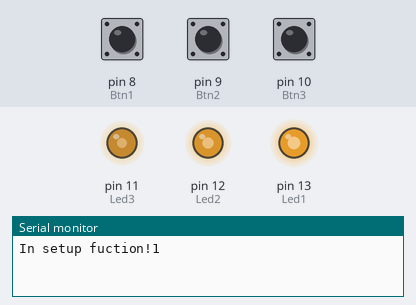
Recording of a sketch running on a simulated Arduino Uno, built with avr-gcc and run on an emulated ATmega328P. Parts: output pins drawn as LEDs (lit = HIGH), the last lines printed to the serial monitor. The inputs (shaded band) are chosen by the test bench; at power-on: pin 8 (Btn1) HIGH, pin 10 (Btn3) HIGH, pin 9 (Btn2) HIGH.

Above: at 1.2 s.
1.3 s: pin 8 (Btn1) pulled LOW for 0.15 s
At 2.7 s:
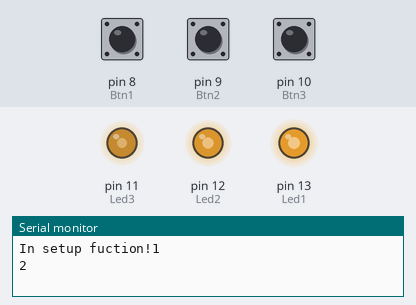
3.0 s: pin 10 (Btn3) pulled LOW for 0.15 s
At 3.1 s:
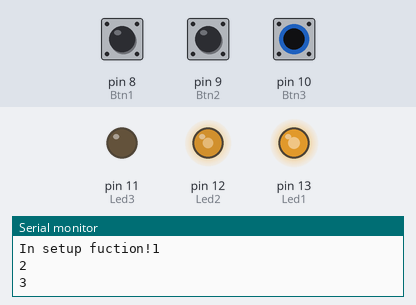
4.6 s: pin 10 (Btn3) pulled LOW for 1 s
At 6.6 s:
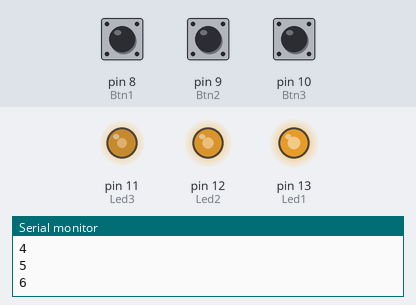
7.1 s: pin 10 (Btn3) pulled LOW for 0.15 s
At 8.4 s:
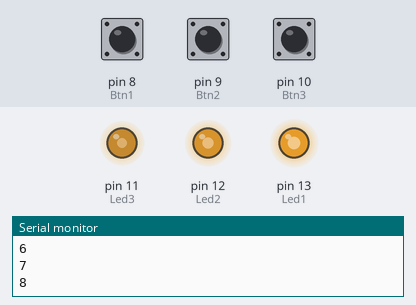
8.8 s: pin 9 (Btn2) pulled LOW for 0.15 s
At 10.1 s:
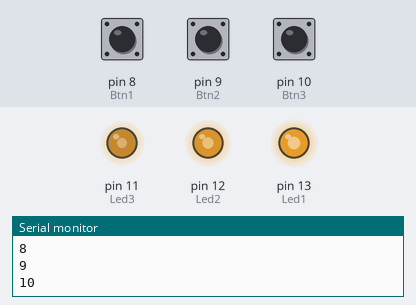
10.5 s: pin 8 (Btn1) pulled LOW for 1 s
At 11.1 s:
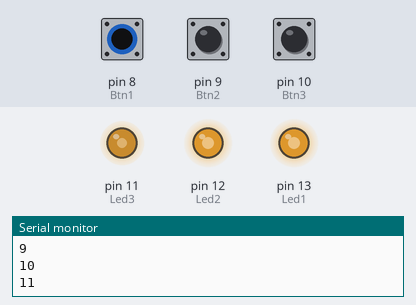
Timing chart, 0 to 13.5 s (numbered marks = the images above; inputs shaded):
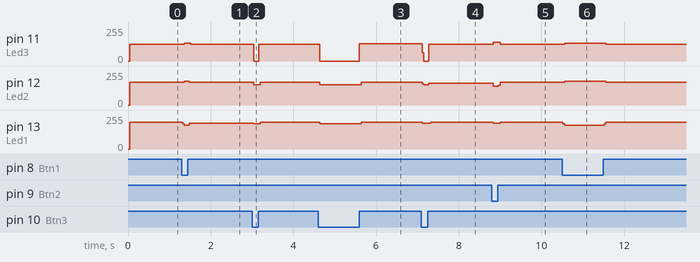

The sketch:

TP2_E1_Tudo.ino
```cpp
//////////////////////////////////////////////////////////////////////////////
// Ficha Prática 1 - Introdução ATMEGA (IO Digitais)
//////////////////////////////////////////////////////////////////////////////


/////////////////////////////////////////////////
// Ficha Prática 2 I/O Ports - Exercícios:
/////////////////////////////////////////////////

/////////////////////////////////////////////////
// Eduardo Miguel Moreira Junqueira nº30241 ERSC
/////////////////////////////////////////////////
/////////////////////////////////////////////////
// 2-Exercícios-Ex1:https://www.tinkercad.com/things/jyGnAK5dmEy/editel?sharecode=_Ox1ZvjMJl_uPxZmBEKowj7KomxjWBalJFgPR0w_L68
/////////////////////////////////////////////////

//////////////////////////////////////////////////////////////////
//Ex1:Exercício 1 Pretende-se implementar um sistema com 3 botões de pressão a funcionar
//como transdutores de entrada (sensor) e LEDs a funcionar como transdutores de saída
//(atuador) que cumpra com os seguintes requisitos:
//• Enquanto o botão 1 estiver pressionado o LED 1 deve permanecer aceso;
//• Enquanto o botão 2 estiver pressionado os LEDs 1 e 2 devem permanecer acesos;
//• Enquanto o botão 3 estiver pressionado os LEDs 1, 2 e 3 devem permanecer acesos.
//E todas as outras alineas aqui feitas:
//////////////////////////////////////////////////////////////////


// Pinos ARDUINO
#define Led1 13	// LED1 pin
#define Led2 12	// LED2 pin
#define Led3 11	// LED3 pin
#define Btn1 8	// BTN1 pin
#define Btn2 9	// BTN2 pin
#define Btn3 10	// BTN3 pin

// Pressed buton (1, 2 ou 3)
// Nr of active LEDs
int BtnNumber;

// Serial print counter value
int Cnt;

//Para a utilizacao da funcao millis
unsigned long previousMillis = 0; // Armazena o último tempo que a ação foi realizada
const long interval = 1000;       // Intervalo de 1 segundo (1000 ms)


////////////////////////////////////////////////////////////////
//  LedsInit - Set led pins as output
////////////////////////////////////////////////////////////////
void LedsInit()
{
  pinMode(Led1, OUTPUT);
  pinMode(Led2, OUTPUT);
  pinMode(Led3, OUTPUT);
}

////////////////////////////////////////////////////////////////
//  BtnsInit - Set buton pins as input
////////////////////////////////////////////////////////////////
void BtnsInit()
{
  pinMode(Btn1, INPUT);
  pinMode(Btn2, INPUT);
  pinMode(Btn3, INPUT);
}

////////////////////////////////////////////////////////////////
//  ReadButons - Read butons state
////////////////////////////////////////////////////////////////
int ReadButons()
{
  int NumButtonsPressed = 0;

  // Lê o estado dos botões
  if (digitalRead(Btn1) == LOW) { // Botão pressionado (assumindo botão pull-up)
    NumButtonsPressed++;
  }
  if (digitalRead(Btn2) == LOW) { // Botão pressionado
    NumButtonsPressed++;
  }
  if (digitalRead(Btn3) == LOW) { // Botão pressionado
    NumButtonsPressed++;
  }

  return NumButtonsPressed;
}


////////////////////////////////////////////////////////////////
//  ReadButons - Read butons state
////////////////////////////////////////////////////////////////
void UpdateLeds(int NumLEDsOn)
{
  // Desliga todos os LEDs primeiro
  digitalWrite(Led1, LOW);
  digitalWrite(Led2, LOW);
  digitalWrite(Led3, LOW);

// Acende os LEDs de acordo com o número de botões pressionados
  if (digitalRead(Btn1) == HIGH)
  {
    digitalWrite(Led1, HIGH);
  }
  if (digitalRead(Btn2) == HIGH)
  {
     digitalWrite(Led1, HIGH);
     digitalWrite(Led2, HIGH);
  }
  if (digitalRead(Btn3) == HIGH)
  {
    digitalWrite(Led1, HIGH);
    digitalWrite(Led2, HIGH);
    digitalWrite(Led3, HIGH);
  }

}

void setup()  	// Função de Inicialização
{

  // Porta serie para debug
  Serial.begin(9600);

  // LEDs initialization
  LedsInit();

  // Butons initialization
  BtnsInit();
	Serial.print("In setup fuction!");
}

void loop() 	// Loop de Controlo
{

  BtnNumber = ReadButons();
  UpdateLeds(BtnNumber);

   //delay(1000); // pauses the program for 1 seconds

  /*
  *A função millis() retorna o tempo em milissegundos desde que o Arduino foi iniciado.
  *Isso permite criar um temporizador que não bloqueia o código, o que significa que o Arduino pode continuar a executar outras tarefas enquanto espera que o tempo passe.
  */
  // Cálculo do tempo atual usando millis()
  unsigned long currentMillis = millis();

  // Se o intervalo de tempo passou (1 segundo neste caso), envia a informação pela porta série
  if (currentMillis - previousMillis >= interval)
  {
    previousMillis = currentMillis; // Atualiza o tempo de referência

    // Incrementa o contador e imprime no Serial Monitor
    Cnt++;
    Serial.println(Cnt);
  }

}
```

Measured:
- after the input at 1.3 s, pin 11 (Led3): 126/255 → 133/255 after 0.06 s, → 126/255 0.16 s later; pin 12 (Led2): 169/255 → 178/255 after 0.06 s, → 171/255 0.12 s later; pin 13 (Led1): 199/255 → 178/255 at once, → 194/255 0.16 s later
- after the input at 3.0 s, pin 11 (Led3): 126/255 → 0/255 at once, → 126/255 0.12 s later; pin 12 (Led2): 171/255 → 152/255 at once, → 169/255 0.16 s later; pin 13 (Led1): 194/255 → 188/255 at once, → 199/255 0.16 s later
- after the input at 4.6 s, pin 11 (Led3): 126/255 → 0/255 at once, → 129/255 0.96 s later; pin 12 (Led2): 169/255 → 152/255 at once, → 169/255 1.0 s later; pin 13 (Led1): 199/255 → 188/255 at once, → 199/255 1.0 s later
- after the input at 7.1 s, pin 11 (Led3): 129/255 → 0/255 at once, → 126/255 0.16 s later; pin 12 (Led2): 169/255 → 152/255 at once, → 165/255 0.16 s later; pin 13 (Led1): 199/255 → 193/255 at once, → 199/255 0.20 s later
- after the input at 8.8 s, pin 11 (Led3): 126/255 → 140/255 at once, → 125/255 0.16 s later; pin 12 (Led2): 165/255 → 140/255 at once, → 169/255 0.12 s later; pin 13 (Led1): 199/255 → 193/255 at once, → 199/255 0.16 s later
- after the input at 10.5 s, pin 11 (Led3): 125/255 → 132/255 after 0.06 s, → 126/255 1.0 s later; pin 12 (Led2): 169/255 → 178/255 after 0.06 s, → 169/255 1.0 s later; pin 13 (Led1): 199/255 → 178/255 at once, → 199/255 1.0 s later
